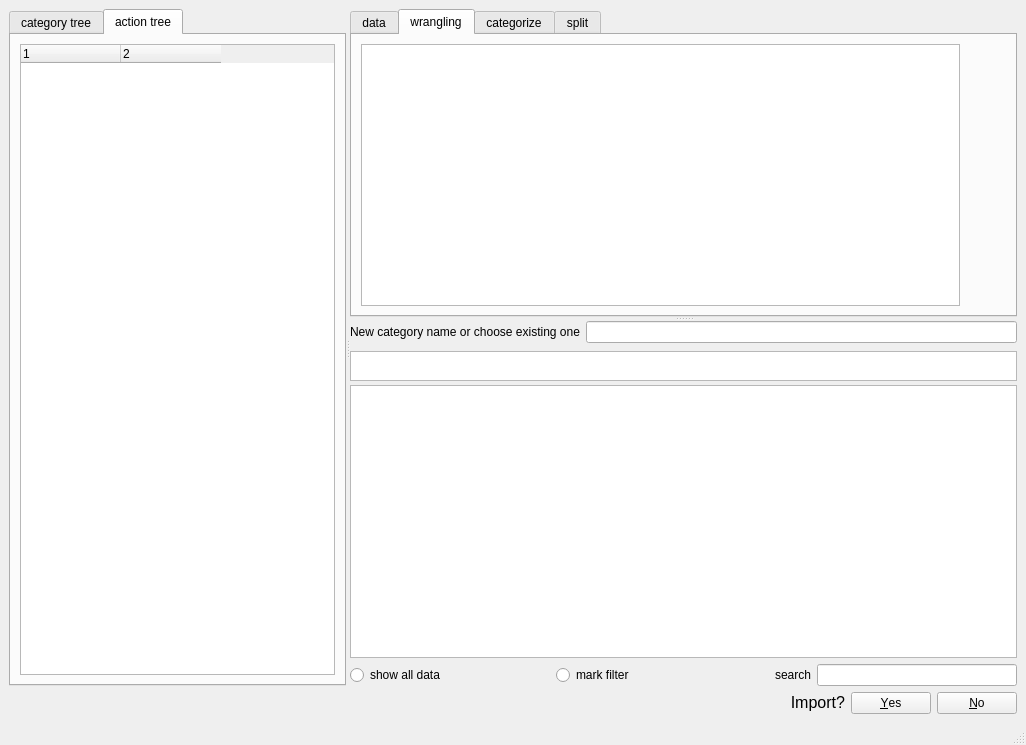
<?xml version="1.0" encoding="UTF-8"?>
<ui version="4.0">
 <class>banking</class>
 <widget class="QMainWindow" name="banking">
  <property name="geometry">
   <rect>
    <x>0</x>
    <y>0</y>
    <width>1026</width>
    <height>745</height>
   </rect>
  </property>
  <property name="sizePolicy">
   <sizepolicy hsizetype="MinimumExpanding" vsizetype="MinimumExpanding">
    <horstretch>0</horstretch>
    <verstretch>0</verstretch>
   </sizepolicy>
  </property>
  <property name="minimumSize">
   <size>
    <width>600</width>
    <height>400</height>
   </size>
  </property>
  <property name="windowTitle">
   <string>MainWindow</string>
  </property>
  <widget class="QWidget" name="centralwidget">
   <layout class="QVBoxLayout" name="verticalLayout_12">
    <item>
     <widget class="QSplitter" name="splitter_2">
      <property name="orientation">
       <enum>Qt::Horizontal</enum>
      </property>
      <widget class="QWidget" name="layoutWidget">
       <layout class="QVBoxLayout" name="verticalLayout_6">
        <item>
         <widget class="QTabWidget" name="tabWidget">
          <property name="tabPosition">
           <enum>QTabWidget::North</enum>
          </property>
          <property name="currentIndex">
           <number>1</number>
          </property>
          <widget class="QWidget" name="catTree">
           <attribute name="title">
            <string>category tree</string>
           </attribute>
           <layout class="QVBoxLayout" name="verticalLayout_13">
            <item>
             <widget class="QTreeWidget" name="tree_db">
              <property name="sizePolicy">
               <sizepolicy hsizetype="Minimum" vsizetype="MinimumExpanding">
                <horstretch>0</horstretch>
                <verstretch>0</verstretch>
               </sizepolicy>
              </property>
              <property name="minimumSize">
               <size>
                <width>150</width>
                <height>0</height>
               </size>
              </property>
              <property name="maximumSize">
               <size>
                <width>16777215</width>
                <height>16777215</height>
               </size>
              </property>
              <property name="contextMenuPolicy">
               <enum>Qt::ActionsContextMenu</enum>
              </property>
              <property name="columnCount">
               <number>2</number>
              </property>
              <attribute name="headerCascadingSectionResizes">
               <bool>true</bool>
              </attribute>
              <attribute name="headerStretchLastSection">
               <bool>false</bool>
              </attribute>
              <column>
               <property name="text">
                <string notr="true">1</string>
               </property>
              </column>
              <column>
               <property name="text">
                <string notr="true">2</string>
               </property>
              </column>
             </widget>
            </item>
            <item>
             <widget class="QPushButton" name="plot_btn">
              <property name="text">
               <string>visualize</string>
              </property>
             </widget>
            </item>
           </layout>
          </widget>
          <widget class="QWidget" name="actTree">
           <attribute name="title">
            <string>action tree</string>
           </attribute>
           <layout class="QVBoxLayout" name="verticalLayout_14">
            <item>
             <widget class="QTreeWidget" name="act_db">
              <property name="sizePolicy">
               <sizepolicy hsizetype="Minimum" vsizetype="MinimumExpanding">
                <horstretch>0</horstretch>
                <verstretch>0</verstretch>
               </sizepolicy>
              </property>
              <property name="minimumSize">
               <size>
                <width>150</width>
                <height>0</height>
               </size>
              </property>
              <property name="maximumSize">
               <size>
                <width>16777215</width>
                <height>16777215</height>
               </size>
              </property>
              <property name="contextMenuPolicy">
               <enum>Qt::ActionsContextMenu</enum>
              </property>
              <property name="columnCount">
               <number>2</number>
              </property>
              <attribute name="headerCascadingSectionResizes">
               <bool>true</bool>
              </attribute>
              <attribute name="headerStretchLastSection">
               <bool>false</bool>
              </attribute>
              <column>
               <property name="text">
                <string notr="true">1</string>
               </property>
              </column>
              <column>
               <property name="text">
                <string notr="true">2</string>
               </property>
              </column>
             </widget>
            </item>
           </layout>
          </widget>
         </widget>
        </item>
       </layout>
      </widget>
      <widget class="QSplitter" name="splitter">
       <property name="orientation">
        <enum>Qt::Vertical</enum>
       </property>
       <widget class="QTabWidget" name="tabMenu">
        <property name="sizePolicy">
         <sizepolicy hsizetype="Expanding" vsizetype="Expanding">
          <horstretch>0</horstretch>
          <verstretch>0</verstretch>
         </sizepolicy>
        </property>
        <property name="maximumSize">
         <size>
          <width>11111111</width>
          <height>11111111</height>
         </size>
        </property>
        <property name="currentIndex">
         <number>1</number>
        </property>
        <widget class="QWidget" name="data">
         <property name="sizePolicy">
          <sizepolicy hsizetype="Expanding" vsizetype="Expanding">
           <horstretch>0</horstretch>
           <verstretch>0</verstretch>
          </sizepolicy>
         </property>
         <attribute name="title">
          <string>data</string>
         </attribute>
         <layout class="QVBoxLayout" name="verticalLayout_3">
          <item>
           <layout class="QVBoxLayout" name="verticalLayout">
            <item>
             <layout class="QHBoxLayout" name="horizontalLayout">
              <item>
               <widget class="QPushButton" name="openDB_btn">
                <property name="statusTip">
                 <string>select SQlite file to load. Save current DB.</string>
                </property>
                <property name="text">
                 <string>open DB</string>
                </property>
               </widget>
              </item>
              <item>
               <widget class="QPushButton" name="newDB_btn">
                <property name="statusTip">
                 <string>create new empty SQlite3 file. Save current DB.</string>
                </property>
                <property name="text">
                 <string>new DB</string>
                </property>
               </widget>
              </item>
              <item>
               <widget class="QPushButton" name="save_asDB_btn">
                <property name="statusTip">
                 <string>save opened DB</string>
                </property>
                <property name="text">
                 <string>save DB</string>
                </property>
               </widget>
              </item>
              <item>
               <widget class="QPushButton" name="importTrans_btn">
                <property name="text">
                 <string>Import categories and transforms</string>
                </property>
               </widget>
              </item>
              <item>
               <widget class="QPushButton" name="stat_btn">
                <property name="sizePolicy">
                 <sizepolicy hsizetype="Maximum" vsizetype="Fixed">
                  <horstretch>0</horstretch>
                  <verstretch>0</verstretch>
                 </sizepolicy>
                </property>
                <property name="text">
                 <string>Statistics</string>
                </property>
               </widget>
              </item>
             </layout>
            </item>
            <item>
             <layout class="QHBoxLayout" name="horizontalLayout_2">
              <item>
               <widget class="QPushButton" name="imp_btn">
                <property name="sizePolicy">
                 <sizepolicy hsizetype="Minimum" vsizetype="Fixed">
                  <horstretch>0</horstretch>
                  <verstretch>0</verstretch>
                 </sizepolicy>
                </property>
                <property name="text">
                 <string>import history of oprations</string>
                </property>
               </widget>
              </item>
              <item>
               <widget class="QPushButton" name="export_btn">
                <property name="statusTip">
                 <string>export current DB to TXT file (tab separated)</string>
                </property>
                <property name="text">
                 <string>export TXT</string>
                </property>
               </widget>
              </item>
             </layout>
            </item>
            <item>
             <widget class="QLabel" name="db_stat_txt">
              <property name="sizePolicy">
               <sizepolicy hsizetype="Expanding" vsizetype="Expanding">
                <horstretch>0</horstretch>
                <verstretch>0</verstretch>
               </sizepolicy>
              </property>
              <property name="text">
               <string>&lt;html&gt;&lt;head/&gt;&lt;body&gt;&lt;p&gt;dates from dd/mm/yyyy to dd/mm/yyyy&lt;/p&gt;&lt;p&gt;banks: ipko, raifaisen raifaisen_kredyt&lt;/p&gt;&lt;p&gt;number of rows: 1000&lt;/p&gt;&lt;p&gt;number of categorized rows: 300(30%)&lt;/p&gt;&lt;p&gt;current db: /home/mi/blabla.db&lt;/p&gt;&lt;/body&gt;&lt;/html&gt;</string>
              </property>
             </widget>
            </item>
           </layout>
          </item>
         </layout>
        </widget>
        <widget class="QWidget" name="wrangling">
         <attribute name="title">
          <string>wrangling</string>
         </attribute>
         <layout class="QVBoxLayout" name="verticalLayout_8">
          <item>
           <widget class="QSplitter" name="splitter_3">
            <property name="orientation">
             <enum>Qt::Vertical</enum>
            </property>
            <widget class="QWidget" name="layoutWidget">
             <layout class="QHBoxLayout" name="horizontalLayout_3">
              <item>
               <widget class="QTableWidget" name="trans_view"/>
              </item>
              <item>
               <layout class="QVBoxLayout" name="verticalLayout_7">
                <item>
                 <widget class="QPushButton" name="addTrans_btn">
                  <property name="sizePolicy">
                   <sizepolicy hsizetype="Minimum" vsizetype="Expanding">
                    <horstretch>0</horstretch>
                    <verstretch>0</verstretch>
                   </sizepolicy>
                  </property>
                  <property name="text">
                   <string/>
                  </property>
                  <property name="icon">
                   <iconset resource="res.qrc">
                    <normaloff>:/icons/resources/add.png</normaloff>:/icons/resources/add.png</iconset>
                  </property>
                  <property name="iconSize">
                   <size>
                    <width>20</width>
                    <height>20</height>
                   </size>
                  </property>
                  <property name="flat">
                   <bool>true</bool>
                  </property>
                 </widget>
                </item>
                <item>
                 <widget class="QPushButton" name="edTrans_btn">
                  <property name="sizePolicy">
                   <sizepolicy hsizetype="Minimum" vsizetype="Expanding">
                    <horstretch>0</horstretch>
                    <verstretch>0</verstretch>
                   </sizepolicy>
                  </property>
                  <property name="text">
                   <string/>
                  </property>
                  <property name="icon">
                   <iconset resource="res.qrc">
                    <normaloff>:/icons/resources/eidt.png</normaloff>:/icons/resources/eidt.png</iconset>
                  </property>
                  <property name="iconSize">
                   <size>
                    <width>20</width>
                    <height>20</height>
                   </size>
                  </property>
                  <property name="flat">
                   <bool>true</bool>
                  </property>
                 </widget>
                </item>
                <item>
                 <widget class="QPushButton" name="upTrans_btn">
                  <property name="text">
                   <string/>
                  </property>
                  <property name="icon">
                   <iconset resource="res.qrc">
                    <normaloff>:/icons/resources/next.png</normaloff>:/icons/resources/next.png</iconset>
                  </property>
                  <property name="iconSize">
                   <size>
                    <width>20</width>
                    <height>20</height>
                   </size>
                  </property>
                  <property name="flat">
                   <bool>true</bool>
                  </property>
                 </widget>
                </item>
                <item>
                 <widget class="QPushButton" name="downTrans_btn">
                  <property name="text">
                   <string/>
                  </property>
                  <property name="icon">
                   <iconset resource="res.qrc">
                    <normaloff>:/icons/resources/prev.png</normaloff>:/icons/resources/prev.png</iconset>
                  </property>
                  <property name="iconSize">
                   <size>
                    <width>20</width>
                    <height>20</height>
                   </size>
                  </property>
                  <property name="flat">
                   <bool>true</bool>
                  </property>
                 </widget>
                </item>
                <item>
                 <widget class="QPushButton" name="rmTrans_btn">
                  <property name="sizePolicy">
                   <sizepolicy hsizetype="Minimum" vsizetype="Expanding">
                    <horstretch>0</horstretch>
                    <verstretch>0</verstretch>
                   </sizepolicy>
                  </property>
                  <property name="text">
                   <string/>
                  </property>
                  <property name="icon">
                   <iconset resource="res.qrc">
                    <normaloff>:/icons/resources/delete-512.png</normaloff>:/icons/resources/delete-512.png</iconset>
                  </property>
                  <property name="iconSize">
                   <size>
                    <width>20</width>
                    <height>20</height>
                   </size>
                  </property>
                  <property name="flat">
                   <bool>true</bool>
                  </property>
                 </widget>
                </item>
               </layout>
              </item>
             </layout>
            </widget>
           </widget>
          </item>
         </layout>
        </widget>
        <widget class="QWidget" name="cat">
         <attribute name="title">
          <string>categorize</string>
         </attribute>
         <layout class="QVBoxLayout" name="verticalLayout_9">
          <item>
           <layout class="QVBoxLayout" name="verticalLayout_5">
            <item>
             <layout class="QHBoxLayout" name="horizontalLayout_4">
              <item>
               <widget class="QTableWidget" name="cat_view">
                <property name="sizePolicy">
                 <sizepolicy hsizetype="Expanding" vsizetype="Expanding">
                  <horstretch>0</horstretch>
                  <verstretch>0</verstretch>
                 </sizepolicy>
                </property>
                <property name="minimumSize">
                 <size>
                  <width>0</width>
                  <height>0</height>
                 </size>
                </property>
               </widget>
              </item>
              <item>
               <layout class="QVBoxLayout" name="verticalLayout_2">
                <item>
                 <widget class="QPushButton" name="addFltr_btn">
                  <property name="sizePolicy">
                   <sizepolicy hsizetype="Minimum" vsizetype="Expanding">
                    <horstretch>0</horstretch>
                    <verstretch>0</verstretch>
                   </sizepolicy>
                  </property>
                  <property name="text">
                   <string/>
                  </property>
                  <property name="icon">
                   <iconset resource="res.qrc">
                    <normaloff>:/icons/resources/add.png</normaloff>:/icons/resources/add.png</iconset>
                  </property>
                  <property name="iconSize">
                   <size>
                    <width>20</width>
                    <height>20</height>
                   </size>
                  </property>
                  <property name="flat">
                   <bool>true</bool>
                  </property>
                 </widget>
                </item>
                <item>
                 <widget class="QPushButton" name="edFltr_btn">
                  <property name="sizePolicy">
                   <sizepolicy hsizetype="Minimum" vsizetype="Expanding">
                    <horstretch>0</horstretch>
                    <verstretch>0</verstretch>
                   </sizepolicy>
                  </property>
                  <property name="text">
                   <string/>
                  </property>
                  <property name="icon">
                   <iconset resource="res.qrc">
                    <normaloff>:/icons/resources/eidt.png</normaloff>:/icons/resources/eidt.png</iconset>
                  </property>
                  <property name="iconSize">
                   <size>
                    <width>20</width>
                    <height>20</height>
                   </size>
                  </property>
                  <property name="flat">
                   <bool>true</bool>
                  </property>
                 </widget>
                </item>
                <item>
                 <widget class="QPushButton" name="upFltr_btn">
                  <property name="sizePolicy">
                   <sizepolicy hsizetype="Minimum" vsizetype="Expanding">
                    <horstretch>0</horstretch>
                    <verstretch>0</verstretch>
                   </sizepolicy>
                  </property>
                  <property name="text">
                   <string/>
                  </property>
                  <property name="icon">
                   <iconset resource="res.qrc">
                    <normaloff>:/icons/resources/next.png</normaloff>:/icons/resources/next.png</iconset>
                  </property>
                  <property name="iconSize">
                   <size>
                    <width>20</width>
                    <height>20</height>
                   </size>
                  </property>
                  <property name="flat">
                   <bool>true</bool>
                  </property>
                 </widget>
                </item>
                <item>
                 <widget class="QPushButton" name="downFltr_btn">
                  <property name="sizePolicy">
                   <sizepolicy hsizetype="Minimum" vsizetype="Expanding">
                    <horstretch>0</horstretch>
                    <verstretch>0</verstretch>
                   </sizepolicy>
                  </property>
                  <property name="text">
                   <string/>
                  </property>
                  <property name="icon">
                   <iconset resource="res.qrc">
                    <normaloff>:/icons/resources/prev.png</normaloff>:/icons/resources/prev.png</iconset>
                  </property>
                  <property name="iconSize">
                   <size>
                    <width>20</width>
                    <height>20</height>
                   </size>
                  </property>
                  <property name="flat">
                   <bool>true</bool>
                  </property>
                 </widget>
                </item>
                <item>
                 <widget class="QPushButton" name="rmFltr_btn">
                  <property name="sizePolicy">
                   <sizepolicy hsizetype="Minimum" vsizetype="Expanding">
                    <horstretch>0</horstretch>
                    <verstretch>0</verstretch>
                   </sizepolicy>
                  </property>
                  <property name="text">
                   <string/>
                  </property>
                  <property name="icon">
                   <iconset resource="res.qrc">
                    <normaloff>:/icons/resources/delete-512.png</normaloff>:/icons/resources/delete-512.png</iconset>
                  </property>
                  <property name="iconSize">
                   <size>
                    <width>20</width>
                    <height>20</height>
                   </size>
                  </property>
                  <property name="flat">
                   <bool>true</bool>
                  </property>
                 </widget>
                </item>
               </layout>
              </item>
             </layout>
            </item>
           </layout>
          </item>
         </layout>
        </widget>
        <widget class="QWidget" name="tab">
         <attribute name="title">
          <string>split</string>
         </attribute>
         <layout class="QVBoxLayout" name="verticalLayout_11">
          <item>
           <layout class="QHBoxLayout" name="horizontalLayout_9">
            <item>
             <widget class="QTableWidget" name="split_view">
              <property name="sizePolicy">
               <sizepolicy hsizetype="Expanding" vsizetype="Expanding">
                <horstretch>0</horstretch>
                <verstretch>0</verstretch>
               </sizepolicy>
              </property>
              <property name="minimumSize">
               <size>
                <width>0</width>
                <height>0</height>
               </size>
              </property>
             </widget>
            </item>
            <item>
             <layout class="QVBoxLayout" name="verticalLayout_10">
              <item>
               <widget class="QPushButton" name="addSplit_btn">
                <property name="sizePolicy">
                 <sizepolicy hsizetype="Minimum" vsizetype="Expanding">
                  <horstretch>0</horstretch>
                  <verstretch>0</verstretch>
                 </sizepolicy>
                </property>
                <property name="text">
                 <string/>
                </property>
                <property name="icon">
                 <iconset resource="res.qrc">
                  <normaloff>:/icons/resources/add.png</normaloff>:/icons/resources/add.png</iconset>
                </property>
                <property name="iconSize">
                 <size>
                  <width>20</width>
                  <height>20</height>
                 </size>
                </property>
                <property name="flat">
                 <bool>true</bool>
                </property>
               </widget>
              </item>
              <item>
               <widget class="QPushButton" name="edSplit_btn">
                <property name="sizePolicy">
                 <sizepolicy hsizetype="Minimum" vsizetype="Expanding">
                  <horstretch>0</horstretch>
                  <verstretch>0</verstretch>
                 </sizepolicy>
                </property>
                <property name="text">
                 <string/>
                </property>
                <property name="icon">
                 <iconset resource="res.qrc">
                  <normaloff>:/icons/resources/eidt.png</normaloff>:/icons/resources/eidt.png</iconset>
                </property>
                <property name="iconSize">
                 <size>
                  <width>20</width>
                  <height>20</height>
                 </size>
                </property>
                <property name="flat">
                 <bool>true</bool>
                </property>
               </widget>
              </item>
              <item>
               <widget class="QPushButton" name="rmSplit_btn">
                <property name="sizePolicy">
                 <sizepolicy hsizetype="Minimum" vsizetype="Expanding">
                  <horstretch>0</horstretch>
                  <verstretch>0</verstretch>
                 </sizepolicy>
                </property>
                <property name="text">
                 <string/>
                </property>
                <property name="icon">
                 <iconset resource="res.qrc">
                  <normaloff>:/icons/resources/delete-512.png</normaloff>:/icons/resources/delete-512.png</iconset>
                </property>
                <property name="iconSize">
                 <size>
                  <width>20</width>
                  <height>20</height>
                 </size>
                </property>
                <property name="flat">
                 <bool>true</bool>
                </property>
               </widget>
              </item>
             </layout>
            </item>
           </layout>
          </item>
         </layout>
        </widget>
       </widget>
       <widget class="QWidget" name="layoutWidget">
        <layout class="QVBoxLayout" name="verticalLayout_4">
         <item>
          <layout class="QHBoxLayout" name="horizontalLayout_6">
           <item>
            <widget class="QLabel" name="label_3">
             <property name="text">
              <string>New category name or choose existing one</string>
             </property>
            </widget>
           </item>
           <item>
            <widget class="QLineEdit" name="new_cat_name"/>
           </item>
          </layout>
         </item>
         <item>
          <widget class="QTableWidget" name="group_view">
           <property name="sizePolicy">
            <sizepolicy hsizetype="Expanding" vsizetype="Fixed">
             <horstretch>0</horstretch>
             <verstretch>0</verstretch>
            </sizepolicy>
           </property>
           <property name="minimumSize">
            <size>
             <width>0</width>
             <height>30</height>
            </size>
           </property>
           <property name="maximumSize">
            <size>
             <width>16777215</width>
             <height>25</height>
            </size>
           </property>
          </widget>
         </item>
         <item>
          <widget class="QTableView" name="DB_view">
           <property name="sizePolicy">
            <sizepolicy hsizetype="Expanding" vsizetype="MinimumExpanding">
             <horstretch>0</horstretch>
             <verstretch>0</verstretch>
            </sizepolicy>
           </property>
          </widget>
         </item>
         <item>
          <layout class="QHBoxLayout" name="horizontalLayout_5">
           <item>
            <widget class="QRadioButton" name="also_not_cat">
             <property name="text">
              <string>show all data</string>
             </property>
             <property name="autoExclusive">
              <bool>false</bool>
             </property>
            </widget>
           </item>
           <item>
            <widget class="QRadioButton" name="markGrp">
             <property name="text">
              <string>mark filter</string>
             </property>
             <property name="autoExclusive">
              <bool>false</bool>
             </property>
            </widget>
           </item>
           <item>
            <widget class="QLabel" name="label_2">
             <property name="maximumSize">
              <size>
               <width>50</width>
               <height>16777215</height>
              </size>
             </property>
             <property name="text">
              <string>search</string>
             </property>
             <property name="alignment">
              <set>Qt::AlignRight|Qt::AlignTrailing|Qt::AlignVCenter</set>
             </property>
            </widget>
           </item>
           <item>
            <widget class="QLineEdit" name="search">
             <property name="maximumSize">
              <size>
               <width>200</width>
               <height>16777215</height>
              </size>
             </property>
            </widget>
           </item>
          </layout>
         </item>
        </layout>
       </widget>
      </widget>
     </widget>
    </item>
    <item>
     <layout class="QHBoxLayout" name="horizontalLayout_8" stretch="0,0">
      <item>
       <widget class="QLabel" name="import_info">
        <property name="enabled">
         <bool>true</bool>
        </property>
        <property name="sizePolicy">
         <sizepolicy hsizetype="Expanding" vsizetype="Fixed">
          <horstretch>0</horstretch>
          <verstretch>0</verstretch>
         </sizepolicy>
        </property>
        <property name="font">
         <font>
          <pointsize>12</pointsize>
          <kerning>true</kerning>
         </font>
        </property>
        <property name="layoutDirection">
         <enum>Qt::LeftToRight</enum>
        </property>
        <property name="text">
         <string>Import?</string>
        </property>
        <property name="alignment">
         <set>Qt::AlignRight|Qt::AlignTrailing|Qt::AlignVCenter</set>
        </property>
       </widget>
      </item>
      <item>
       <widget class="QDialogButtonBox" name="import_status_btn">
        <property name="sizePolicy">
         <sizepolicy hsizetype="Fixed" vsizetype="Fixed">
          <horstretch>0</horstretch>
          <verstretch>0</verstretch>
         </sizepolicy>
        </property>
        <property name="layoutDirection">
         <enum>Qt::LeftToRight</enum>
        </property>
        <property name="orientation">
         <enum>Qt::Horizontal</enum>
        </property>
        <property name="standardButtons">
         <set>QDialogButtonBox::No|QDialogButtonBox::Yes</set>
        </property>
        <property name="centerButtons">
         <bool>true</bool>
        </property>
       </widget>
      </item>
     </layout>
    </item>
   </layout>
  </widget>
  <widget class="QStatusBar" name="statusbar"/>
  <action name="actionopen_DB">
   <property name="text">
    <string>open DB</string>
   </property>
  </action>
  <action name="actionnew_DB">
   <property name="text">
    <string>new DB</string>
   </property>
  </action>
  <action name="actionimport_from_file">
   <property name="text">
    <string>import from file</string>
   </property>
  </action>
  <action name="actionscratch_WEB">
   <property name="text">
    <string>scratch WEB</string>
   </property>
  </action>
  <action name="actionsave_DB">
   <property name="text">
    <string>save DB</string>
   </property>
  </action>
  <action name="actionExit">
   <property name="text">
    <string>Exit</string>
   </property>
  </action>
  <action name="actionhelp">
   <property name="text">
    <string>help</string>
   </property>
  </action>
  <action name="actionoptions">
   <property name="text">
    <string>options</string>
   </property>
  </action>
 </widget>
 <resources>
  <include location="res.qrc"/>
 </resources>
 <connections/>
</ui>
